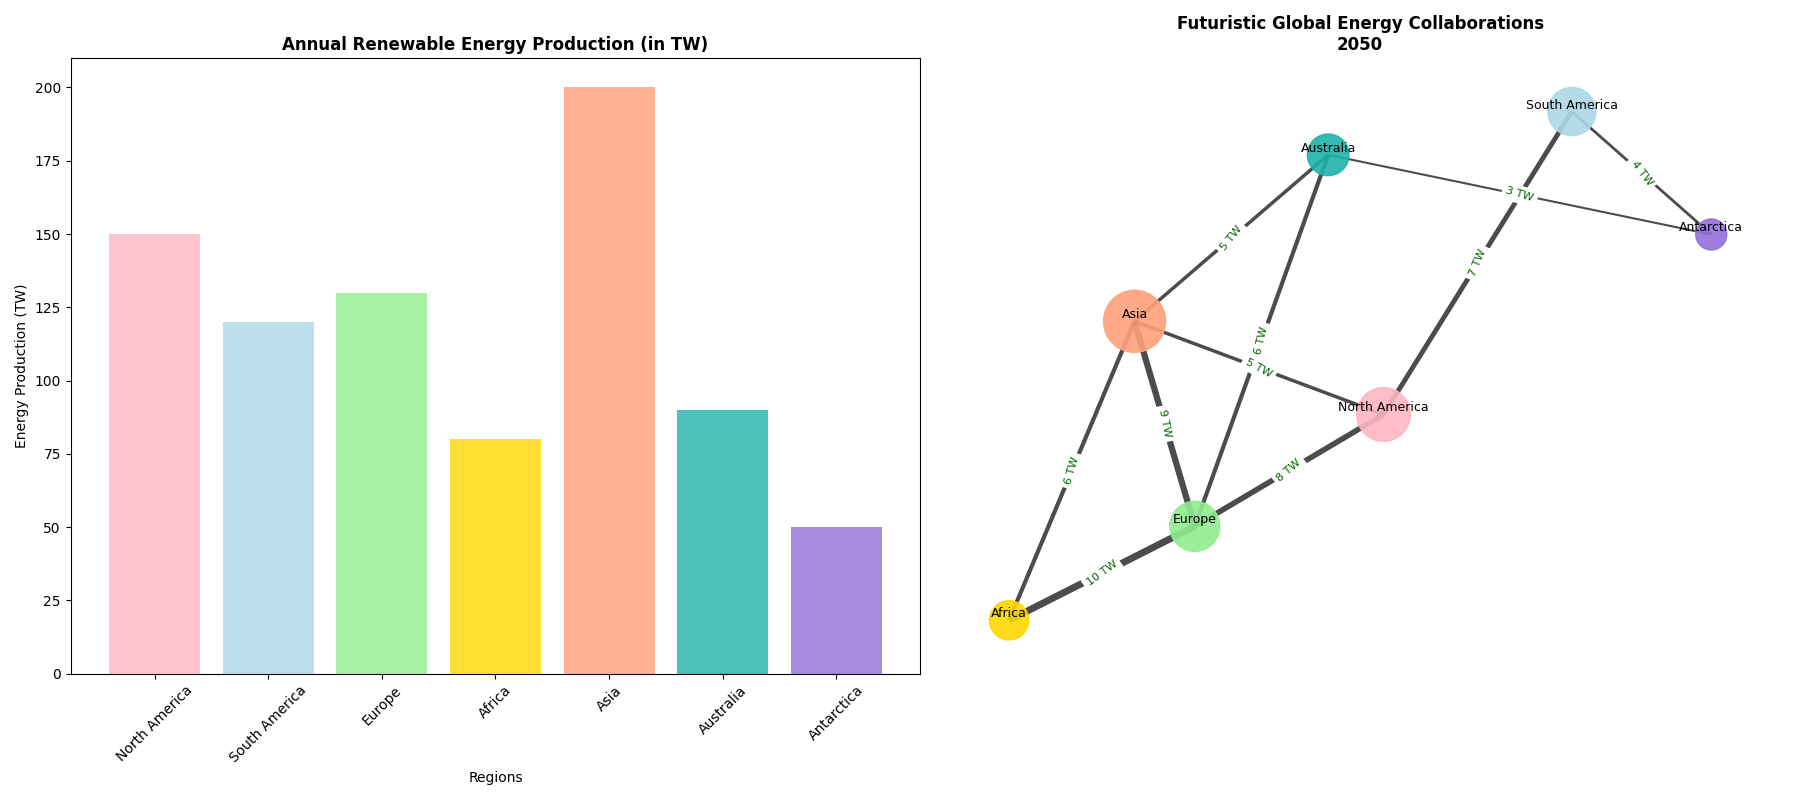

Python code for this plot:
import matplotlib.pyplot as plt
import networkx as nx
import numpy as np

regions = ["North America", "South America", "Europe", "Africa", "Asia", "Australia", "Antarctica"]

energy_exchanges = [
    ("North America", "South America", 7),
    ("North America", "Europe", 8),
    ("Europe", "Africa", 10),
    ("Africa", "Asia", 6),
    ("Asia", "Australia", 5),
    ("Australia", "Antarctica", 3),
    ("Antarctica", "South America", 4),
    ("Europe", "Asia", 9),
    ("North America", "Asia", 5),
    ("Europe", "Australia", 6),
]

annual_energy_production = {
    "North America": 150,
    "South America": 120,
    "Europe": 130,
    "Africa": 80,
    "Asia": 200,
    "Australia": 90,
    "Antarctica": 50
}

G = nx.Graph()
G.add_nodes_from(regions)
G.add_weighted_edges_from(energy_exchanges)

pos = nx.spring_layout(G, seed=42)

node_colors = ['#FFB6C1', '#ADD8E6', '#90EE90', '#FFD700', '#FFA07A', '#20B2AA', '#9370DB']
node_sizes = [annual_energy_production[region] * 10 for region in regions]

fig, axes = plt.subplots(1, 2, figsize=(18, 8))
plt.subplots_adjust(wspace=0.4)

# Plot 1: Bar Chart for Annual Renewable Energy Production
regions_list = list(annual_energy_production.keys())
energy_values = list(annual_energy_production.values())
axes[0].bar(regions_list, energy_values, color=node_colors, alpha=0.8)
axes[0].set_title("Annual Renewable Energy Production (in TW)", fontsize=12, fontweight='bold')
axes[0].set_ylabel("Energy Production (TW)")
axes[0].set_xlabel("Regions")
axes[0].tick_params(axis='x', rotation=45)

# Plot 2: Network Graph
nx.draw_networkx_nodes(G, pos, ax=axes[1], node_size=node_sizes, node_color=node_colors, alpha=0.9)
edge_weights = nx.get_edge_attributes(G, 'weight')
nx.draw_networkx_edges(G, pos, ax=axes[1], width=[0.5 * weight for weight in edge_weights.values()], alpha=0.7)
nx.draw_networkx_labels(G, pos, ax=axes[1], font_size=9, font_family='sans-serif', verticalalignment='bottom')
edge_labels = {(u, v): f"{d['weight']} TW" for u, v, d in G.edges(data=True)}
nx.draw_networkx_edge_labels(G, pos, ax=axes[1], edge_labels=edge_labels, font_color='darkgreen', font_size=8)
axes[1].set_title("Futuristic Global Energy Collaborations\n2050", fontsize=12, fontweight='bold')
axes[1].axis('off')

plt.tight_layout()
plt.show()
